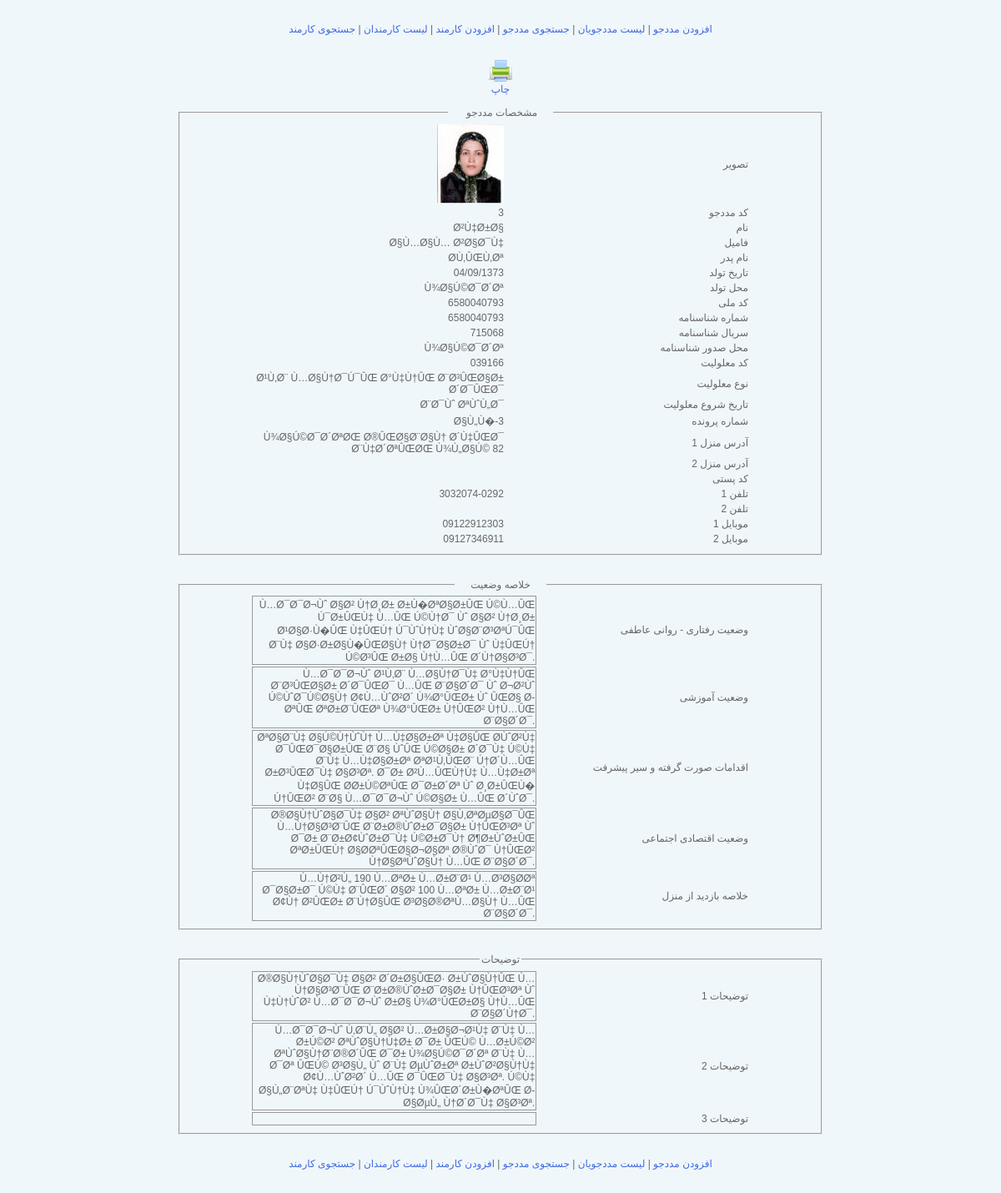
/admin/showPatientDetails.php?patientId=3 (signed in), run on the app's committed database.
### tables this page shows
CREATE TABLE IF NOT EXISTS `patient` (
  `patientId` int(20) NOT NULL,
  `patientCode` varchar(200) NOT NULL,
  `name` varchar(200) NOT NULL,
  `family` varchar(200) NOT NULL,
  `father` varchar(200) NOT NULL,
  `birthday` varchar(200) NOT NULL,
  `birthplace` varchar(200) NOT NULL,
  `melliCode` varchar(200) NOT NULL,
  `shenasNo` varchar(200) NOT NULL,
  `shenasSerial` varchar(200) NOT NULL,
  `shenasSodur` varchar(200) NOT NULL,
  `disabilityCode` varchar(200) NOT NULL,
  `disabilityType` varchar(200) NOT NULL,
  `disabilityStartDate` varchar(200) NOT NULL,
  `caseNumber` varchar(200) NOT NULL,
  `homeAdress1` varchar(200) NOT NULL,
  `homeAdress2` varchar(200) NOT NULL,
  `postalCode` varchar(200) NOT NULL,
  `tel1` varchar(200) NOT NULL,
  `tel2` varchar(200) NOT NULL,
  `mobile1` varchar(200) NOT NULL,
  `mobile2` varchar(200) NOT NULL,
  `photo1` varchar(200) NOT NULL,
  `photoSource` varchar(500) DEFAULT NULL,
  `behavioralStatus` longtext NOT NULL,
  `educationalStatus` longtext NOT NULL,
  `actionsTaken` longtext NOT NULL,
  `economicSituation` longtext NOT NULL,
  `statusOfHomeVisits` longtext NOT NULL,
  `comments1` longtext NOT NULL,
  `comments2` longtext NOT NULL,
  `comments3` longtext NOT NULL,
  PRIMARY KEY (`patientId`)
);

### class/connection.php (called while the page is built, shortened)
<?php
class connection{
	var $link;
	function getdbSettings() {
		$dbSettings['hostName']=$hostName;
		$dbSettings['dbName']=$dbName;
		$dbSettings['dbUser']=$dbUser;
		$dbSettings['dbPass']=$dbPass;
		return $dbSettings;
	}
	function dbConnect() {
		$dbSettings=$this->getdbSettings();
		$hostName=$dbSettings['hostName'];
		$dbName=$dbSettings['dbName'];
		$dbUser=$dbSettings['dbUser'];
		$dbPass=$dbSettings['dbPass'];
		$dbConnectResult=mysql_connect($hostName, $dbUser, $dbPass);
		$this->link=$dbConnectResult;
        if (mysql_select_db($dbName,$dbConnectResult)){
		   return $dbConnectResult;}
		else{
			 $this->closeConnection();
		     return false;}
	}
	function queryRun($query){
		$con3=$this->link;
		$result3=mysql_query($query,$con3);
        if($result3){
			return $result3;}
	    else{
			$this->closeConnection();
			return false;}
	}
}
?>

### admin/showPatientDetails.php (the view, shortened to what this page needs)
<!DOCTYPE html PUBLIC "-//W3C//DTD XHTML 1.0 Transitional//EN" "http://www.w3.org/TR/xhtml1/DTD/xhtml1-transitional.dtd">
<html xmlns="http://www.w3.org/1999/xhtml">
<head>
<link rel="stylesheet" type="text/css" href="../themes/default/css/index.css"/>
</head>
<body>
<?php
include("header.php");
?>
<div align="center"><a href="#" onclick="window.print()"><img src="../themes/default/images/print.png" width="30" height="30" /><br />چاپ</a></div>
<br />
<?php
include('../class/connection.php');
$patientId=$_GET['patientId'];
$connector=new connection();
$query = "SELECT * FROM patient WHERE patientId='$patientId'";
$result=$connector->queryRun($query);
$num=mysql_num_rows($result);
    for($i=0;$i<$num;$i++){
        $row = mysql_fetch_array($result);
	    if($row['photo1']=='') $photo1='<img src="../themes/default/images/patientPhoto.png" width="32" height="32" />';
		else $photo1='<a href="'.$row['photoSource'].'":><img src="'.$row['photo1'].'"  /></a>';
	 echo '
<div align="center">
<fieldset style="width:750px">
<legend align="center" style="color:#666">&nbsp;&nbsp;&nbsp;&nbsp;&nbsp; مشخصات مددجو&nbsp;&nbsp;&nbsp;&nbsp;&nbsp;</legend>
<table align="center" width="600px" border="0">
	<tr>
    <td width="154" align="right">'.$photo1.'</td>
    <td width="148" align="right">تصویر</td>
  </tr>
    <td width="154" align="right">'.$row['patientId'].'</td>
  <tr>
    <td width="154" align="right">'.$row['patientCode'].'</td>
    <td width="148" align="right">کد مددجو</td>
  </tr>
  <tr>
    <td width="154" align="right">'.$row['name'].'</td>
    <td width="148" align="right">نام</td>
  </tr>
  <tr>
    <td width="154" align="right">'.$row['family'].'</td>
    <td width="148" align="right">فامیل</td>
  </tr>
  <tr>
    <td width="154" align="right">'.$row['father'].'</td>
    <td width="148" align="right">نام پدر</td>
  </tr>
  <tr>
    <td width="154" align="right">'.$row['birthday'].'</td>
    <td width="148" align="right">تاریخ تولد </td>
  </tr>
  <tr>
    <td width="154" align="right">'.$row['birthplace'].'</td>
    <td width="148" align="right">محل تولد </td>
  </tr>
  <tr>
    <td width="154" align="right">'.$row['melliCode'].'</td>
    <td width="148" align="right">کد ملی</td>
  </tr>
  <tr>
    <td width="154" align="right">'.$row['shenasNo'].'</td>
    <td width="148" align="right">شماره شناسنامه</td>
  </tr>
  <tr>
    <td width="154" align="right">'.$row['shenasSerial'].'</td>
    <td width="148" align="right">سریال شناسنامه</td>
  </tr>
  <tr>
    <td width="154" align="right">'.$row['shenasSodur'].'</td>
    <td width="148" align="right">محل صدور شناسنامه</td>
  </tr>
  <tr>
    <td width="154" align="right">'.$row['disabilityCode'].'</td>
    <td width="148" align="right">کد معلولیت</td>
  </tr>
  <tr>
    <td width="154" align="right">'.$row['disabilityType'].'</td>
    <td width="148" align="right">نوع معلولیت</td>
  </tr>
  <tr>
    <td width="154" align="right">'.$row['disabilityStartDate'].'</td>
    <td width="148" align="right">تاریخ شروع معلولیت</td>
  </tr>
  <tr>
    <td width="154" align="right">'.$row['caseNumber'].'</td>
    <td width="148" align="right">شماره پرونده</td>
  </tr>
  <tr>
    <td width="154" align="right">'.$row['homeAdress1'].'</td>
    <td width="148" align="right">آدرس منزل 1</td>
  </tr>
  <tr>
    <td width="154" align="right">'.$row['homeAdress2'].'</td>
    <td width="148" align="right">آدرس منزل 2</td>
  </tr>
  <tr>
    <td width="154" align="right">'.$row['postalCode'].'</td>
    <td width="148" align="right">کد پستی</td>
  </tr>
  <tr>
    <td width="154" align="right">'.$row['tel1'].'</td>
    <td width="148" align="right">تلفن 1</td>
  </tr>
  <tr>
    <td width="154" align="right">'.$row['tel2'].'</td>
    <td width="148" align="right">تلفن 2</td>
  </tr>
  <tr>
    <td width="154" align="right">'.$row['mobile1'].'</td>
    <td width="148" align="right">موبایل 1</td>
  </tr>
  <tr>
    <td width="154" align="right">'.$row['mobile2'].'</td>
    <td width="148" align="right">موبایل 2</td>
  </tr>
  </table>
  </fieldset>
  <br />
  <br />
  <fieldset style="width:750px">
  <legend align="center" style="color:#666">&nbsp;&nbsp;&nbsp;&nbsp;&nbsp;خلاصه وضعیت&nbsp;&nbsp;&nbsp;&nbsp;&nbsp;</legend>
  <table align="center" width="600px" border="0">
  <tr>
    <td width="250" align="right" style="border:thin solid #999999">'.$row['behavioralStatus'].'</td>
    <td width="186" align="right">وضعیت رفتاری - روانی عاطفی</td>
  </tr>
  <tr>
    <td width="250" align="right" style="border:thin solid #999999">'.$row['educationalStatus'].'</td>
    <td width="186" align="right">وضعیت آموزشی</td>
  </tr>
  <tr>
    <td width="250" align="right" style="border:thin solid #999999">'.$row['actionsTaken'].'</td>
    <td width="186" align="right">اقدامات صورت گرفته و سیر پیشرفت</td>
  </tr>
  <tr>
    <td width="250" align="right" style="border:thin solid #999999">'.$row['economicSituation'].'</td>
    <td width="186" align="right">وضعیت اقتصادی اجتماعی</td>
  </tr>
  <tr>
    <td width="250" align="right" style="border:thin solid #999999">'.$row['statusOfHomeVisits'].'</td>
    <td width="186" align="right">خلاصه بازدید از منزل</td>
  </tr>
</table>
</fieldset>
<br />
<br />
<fieldset style="width:750px">
  <legend align="center" style="color:#666">توضیحات</legend>
  <table align="center" width="600px" border="0">
  <tr>
    <td width="250" align="right" style="border:thin solid #999999">'.$row['comments1'].'</td>
    <td width="186" align="right">توضیحات 1</td>
  </tr>
  <tr>
    <td width="250" align="right" style="border:thin solid #999999">'.$row['comments2'].'</td>
    <td width="186" align="right">توضیحات 2</td>
  </tr>
  <tr>
    <td width="250" align="right" style="border:thin solid #999999">'.$row['comments3'].'</td>
    <td width="186" align="right">توضیحات 3</td>
  </tr>
</table>
</fieldset>
</div>
	 ';
	}
    ?>
<?php
include("header.php");
?>
</body>
</html>

### themes/default/css/index.css (style rules this page uses)
body { font-family:Tahoma, Geneva, sans-serif; font-size:12px; color:#666; background:#F0F7FB; margin:0px; }
a { text-decoration:none; }
a:link { color:royalblue }
img { border:0; }

### data on the page
patient: photo1 (picture), patientCode "3", name "Ø²Ù‡Ø±Ø§", family "Ø§Ù…Ø§Ù… Ø²Ø§Ø¯Ù‡", father "Ø­Ù‚ÛŒÙ‚Øª", birthday "04/09/1373", birthplace "Ù¾Ø§Ú©Ø¯Ø´Øª", melliCode "6580040793", shenasNo "6580040793", shenasSerial "715068", shenasSodur "Ù¾Ø§Ú©Ø¯Ø´Øª", disabilityCode "039166", disabilityType "Ø¹Ù‚Ø¨ Ù…Ø§Ù†Ø¯Ú¯ÛŒ Ø°Ù‡Ù†ÛŒ Ø¨Ø³ÛŒØ§Ø± Ø´Ø¯ÛŒØ¯", disabilityStartDate "Ø¨Ø¯Ùˆ ØªÙˆÙ„Ø¯", caseNumber "Ø§Ù„Ù�-3", homeAdress1 "Ù¾Ø§Ú©Ø¯Ø´ØªØŒ Ø®ÛŒØ§Ø¨Ø§Ù† Ø´Ù‡ÛŒØ¯ Ø¨Ù‡Ø´ØªÛŒØŒ Ù¾Ù„Ø§Ú© 82", tel1 "3032074-0292", mobile1 "09122912303", mobile2 "09127346911", behavioralStatus "Ù…Ø¯Ø¯Ø¬Ùˆ Ø§Ø² Ù†Ø¸Ø± Ø±Ù�ØªØ§Ø±ÛŒ Ú©Ù…ÛŒ Ú¯Ø±ÛŒÙ‡ Ù…ÛŒ Ú©Ù†Ø¯ Ùˆ Ø§Ø² Ù†Ø¸Ø± Ø¹Ø§Ø·Ù�ÛŒ Ù‡ÛŒÚ† Ú¯ÙˆÙ†Ù‡ ÙˆØ§Ø¨Ø³ØªÚ¯ÛŒ Ø¨Ù‡ Ø§Ø·Ø±Ø§Ù�ÛŒØ§Ù† Ù†Ø¯Ø§Ø±Ø¯ Ùˆ Ù‡ÛŒÚ† Ú©Ø³ÛŒ Ø±Ø§ Ù†Ù…ÛŒ Ø´Ù†Ø§Ø³Ø¯.", educationalStatus "Ù…Ø¯Ø¯Ø¬Ùˆ Ø¹Ù‚Ø¨ Ù…Ø§Ù†Ø¯Ù‡ Ø°Ù‡Ù†ÛŒ Ø¨Ø³ÛŒØ§Ø± Ø´Ø¯ÛŒØ¯ Ù…ÛŒ Ø¨Ø§Ø´Ø¯ Ùˆ Ø¬Ø²Ùˆ Ú©ÙˆØ¯Ú©Ø§Ù† Ø¢Ù…ÙˆØ²Ø´ Ù¾Ø°ÛŒØ± Ùˆ ÛŒØ§ Ø­ØªÛŒ ØªØ±Ø¨ÛŒØª Ù¾Ø°ÛŒØ± Ù†ÛŒØ² Ù†Ù…ÛŒ Ø¨Ø§Ø´Ø¯.", actionsTaken "ØªØ§Ø¨Ù‡ Ø§Ú©Ù†ÙˆÙ† Ù…Ù‡Ø§Ø±Øª Ù‡Ø§ÛŒ Ø­ÙˆØ²Ù‡ Ø¯ÛŒØ¯Ø§Ø±ÛŒ Ø¨Ø§ ÙˆÛŒ Ú©Ø§Ø± Ø´Ø¯Ù‡ Ú©Ù‡ Ø¨Ù‡ Ù…Ù‡Ø§Ø±Øª ØªØ¹Ù‚ÛŒØ¨ Ú†Ø´Ù…ÛŒ Ø±Ø³ÛŒØ¯Ù‡ Ø§Ø³Øª. Ø¯Ø± Ø²Ù…ÛŒÙ†Ù‡ Ù…Ù‡Ø±Øª Ù‡Ø§ÛŒ Ø­Ø±Ú©ØªÛŒ Ø¯Ø±Ø´Øª Ùˆ Ø¸Ø±ÛŒÙ� Ù†ÛŒØ² Ø¨Ø§ Ù…Ø¯Ø¯Ø¬Ùˆ Ú©Ø§Ø± Ù…ÛŒ Ø´ÙˆØ¯.", economicSituation "Ø®Ø§Ù†ÙˆØ§Ø¯Ù‡ Ø§Ø² ØªÙˆØ§Ù† Ø§Ù‚ØªØµØ§Ø¯ÛŒ Ù…Ù†Ø§Ø³Ø¨ÛŒ Ø¨Ø±Ø®ÙˆØ±Ø¯Ø§Ø± Ù†ÛŒØ³Øª Ùˆ Ø¯Ø± Ø¨Ø±Ø¢ÙˆØ±Ø¯Ù‡ Ú©Ø±Ø¯Ù† Ø¶Ø±ÙˆØ±ÛŒ ØªØ±ÛŒÙ† Ø§Ø­ØªÛŒØ§Ø¬Ø§Øª Ø®ÙˆØ¯ Ù†ÛŒØ² Ù†Ø§ØªÙˆØ§Ù† Ù…ÛŒ Ø¨Ø§Ø´Ø¯.", statusOfHomeVisits "Ù…Ù†Ø²Ù„ 190 Ù…ØªØ± Ù…Ø±Ø¨Ø¹ Ù…Ø³Ø§Ø­Øª Ø¯Ø§Ø±Ø¯ Ú©Ù‡ Ø¨ÛŒØ´ Ø§Ø² 100 Ù…ØªØ± Ù…Ø±Ø¨Ø¹ Ø¢Ù† Ø²ÛŒØ± Ø¨Ù†Ø§ÛŒ Ø³Ø§Ø®ØªÙ…Ø§Ù† Ù…ÛŒ Ø¨Ø§Ø´Ø¯.", comments1 "Ø®Ø§Ù†ÙˆØ§Ø¯Ù‡ Ø§Ø² Ø´Ø±Ø§ÛŒØ· Ø±ÙˆØ§Ù†ÛŒ Ù…Ù†Ø§Ø³Ø¨ÛŒ Ø¨Ø±Ø®ÙˆØ±Ø¯Ø§Ø± Ù†ÛŒØ³Øª Ùˆ Ù‡Ù†ÙˆØ² Ù…Ø¯Ø¯Ø¬Ùˆ Ø±Ø§ Ù¾Ø°ÛŒØ±Ø§ Ù†Ù…ÛŒ Ø¨Ø§Ø´Ù†Ø¯.", comments2 "Ù…Ø¯Ø¯Ø¬Ùˆ Ù‚Ø¨Ù„ Ø§Ø² Ù…Ø±Ø§Ø¬Ø¹Ù‡ Ø¨Ù‡ Ù…Ø±Ú©Ø² ØªÙˆØ§Ù†Ù‡Ø± Ø¯Ø± ÛŒÚ© Ù…Ø±Ú©Ø² ØªÙˆØ§Ù†Ø¨Ø®Ø´ÛŒ Ø¯Ø± Ù¾Ø§Ú©Ø¯Ø´Øª Ø¨Ù‡ Ù…Ø¯Øª ÛŒÚ© Ø³Ø§Ù„ Ùˆ Ø¨Ù‡ ØµÙˆØ±Øª Ø±ÙˆØ²Ø§Ù†Ù‡ Ø¢Ù…ÙˆØ²Ø´ Ù…ÛŒ Ø¯ÛŒØ¯Ù‡ Ø§Ø³Øª. Ú©Ù‡ Ø§Ù„Ø¨ØªÙ‡ Ù‡ÛŒÚ† Ú¯ÙˆÙ†Ù‡ Ù¾ÛŒØ´Ø±Ù�ØªÛŒ Ø­Ø§ØµÙ„ Ù†Ø´Ø¯Ù‡ Ø§Ø³Øª."
